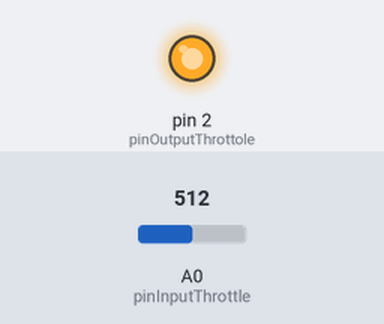
This sketch was run on a simulated Arduino Uno, built with avr-gcc and run on an emulated ATmega328P. On the bench: output pins drawn as LEDs (lit = HIGH). The inputs (shaded band) are chosen by the test bench; at power-on: A0 (pinInputThrottle) = 512. What the sketch prints to the serial monitor is not drawn.

Above: at 1.2 s.
1.3 s: A0 (pinInputThrottle) set to 358
4.3 s: A0 (pinInputThrottle) set to 334
At 4.7 s:
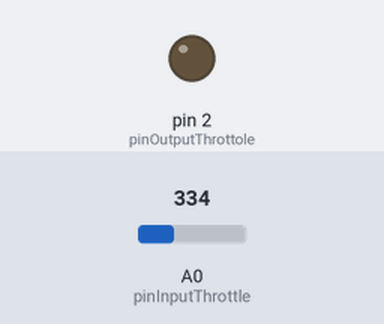
5.8 s: A0 (pinInputThrottle) set to 511
At 7.0 s:
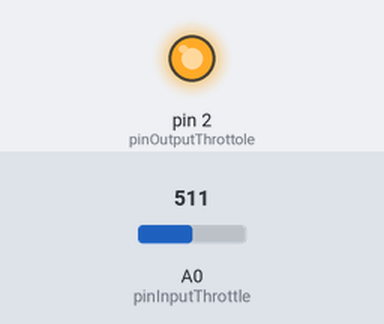
7.3 s: A0 (pinInputThrottle) set to 306
At 8.1 s:
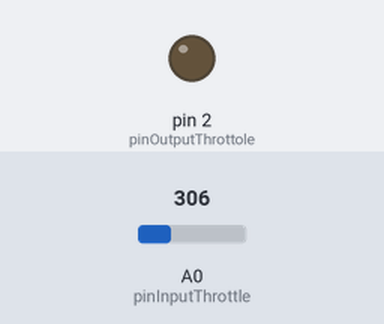
Timing chart, 0 to 9.8 s (numbered marks = the images above; inputs shaded):
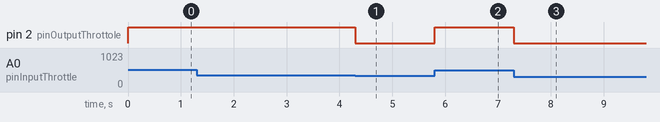

Measured:
- the behaviour switches between 350 and 349 on A0 (pinInputThrottle) (found by bisection; images 0 and 1)
- after the input at 4.3 s, pin 2 (pinOutputThrottole): HIGH → LOW at once
- after the input at 5.8 s, pin 2 (pinOutputThrottole): LOW → HIGH at once
- after the input at 7.3 s, pin 2 (pinOutputThrottole): HIGH → LOW at once

The sketch:

app.ino
```cpp
const int pinInputThrottle = A0;
const int pinOutputThrottole = 2;

int ConvertRange(int val, int a, int b, int tarA, int tarB);
void setup()
{
  Serial.begin(115200);
  pinMode(pinInputThrottle, INPUT);
  pinMode(pinOutputThrottole, OUTPUT);
}

void loop()
{
  String debugString = "";
  const int rawThrottleValue = analogRead(pinInputThrottle);
  const int outputThrottleValue = ConvertRange(rawThrottleValue, 167, 530, 0, 255);
  analogWrite(pinOutputThrottole, outputThrottleValue);

  debugString += rawThrottleValue;
  debugString += "\t";
  debugString += outputThrottleValue;

  Serial.println(debugString);
}

int ConvertRange(int val, int a, int b, int tarA, int tarB)
{
  int res = tarA + (val - a) * (((float)tarB - tarA) / (b - a));
  if (res > tarB) res = tarB;
  else if (res < tarA) res = tarA;
  return res;
}
```
